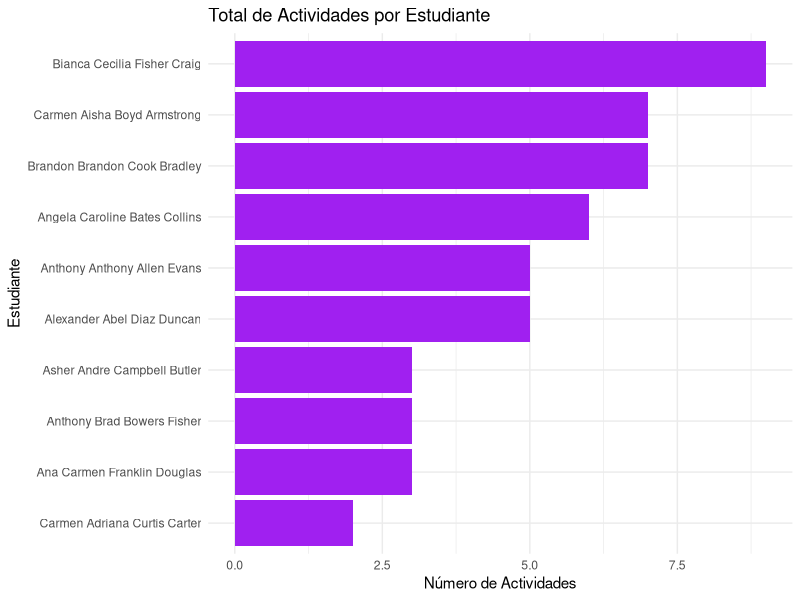

Reproduce this figure in R.
#instalamos los paquetes
install.packages("DBI")
install.packages("dplyr")
install.packages("ggplot2")
install.packages("caret")

#llamamos a los paquetes
library(DBI)
library(dplyr)
library(ggplot2)
library(caret)

nombres_hombres <- c(
  "Aaron", "Abel", "Abraham", "Adam", "Adrian", "Aiden", "Alan", "Albert", "Alec", "Alexander",
  "Alfred", "Andre", "Andres", "Angelo", "Anthony", "Antonio", "Arthur", "Asher", "Austin", "Benjamin",
  "Bernard", "Blake", "Boris", "Brad", "Brandon")

nombres_mujeres <- c(
  "Ada", "Adele", "Adriana", "Aileen", "Aisha", "Alicia", "Amara", "Amelia", "Ana", "Andrea",
  "Angela", "Anna", "Ariana", "Astrid", "Aurora", "Beatrice", "Bella", "Bianca", "Blanca", "Brianna",
  "Camila", "Carla", "Caroline", "Carmen", "Cecilia")

apellidos <- c(
  "Adams", "Allen", "Anderson", "Armstrong", "Baker", "Bates", "Bell", "Bennett", "Benson", "Berg",
  "Black", "Blake", "Bond", "Booth", "Bowers", "Boyd", "Bradley", "Brooks", "Brown", "Bryant",
  "Burke", "Burns", "Butler", "Campbell", "Carter", "Chapman", "Clark", "Collins", "Cook", "Cooper",
  "Cox", "Craig", "Cross", "Curtis", "Davis", "Day", "Dean", "Diaz", "Dixon", "Douglas",
  "Duncan", "Edwards", "Ellis", "Evans", "Fisher", "Fitzgerald", "Foster", "Fox", "Franklin", "Garcia")

actividades_academicas <- c(
  "Taller de Escritura Creativa",
  "Clase Magistral de Matematicas Avanzadas",
  "Seminario de Fisica Cuantica",
  "Curso de Programacion en Python",
  "Conferencia de Inteligencia Artificial",
  "Mesa Redonda sobre Cambio Climatico",
  "Taller de Resolucion de Problemas",
  "Curso de Estadistica Aplicada",
  "Charla sobre Etica Profesional",
  "Laboratorio de Quimica Experimental",
  "Estudio de Caso en Economia",
  "Clinica de Diseno Grafico",
  "Workshop de Emprendimiento",
  "Taller de Oratoria y Debate",
  "Seminario sobre Literatura Clasica",
  "Practicas de Biologia Molecular",
  "Simposio de Ingenieria Civil",
  "Curso de Historia del Arte",
  "Taller de Redaccion Cientifica",
  "Conferencia sobre Energias Renovables"
)

actividades_recreativas <- c(
  "Caminata en la naturaleza",
  "Taller de pintura al oleo",
  "Clase de yoga",
  "Sesion de meditacion guiada",
  "Torneo de videojuegos",
  "Taller de cocina internacional",
  "Cine al aire libre",
  "Maraton de series",
  "Jornada de fotografia",
  "Clase de baile salsa",
  "Taller de ceramica",
  "Busqueda del tesoro",
  "Concurso de karaoke",
  "Clase de defensa personal",
  "Torneo de ajedrez",
  "Sesion de lectura al aire libre",
  "Clases de jardineria",
  "Taller de escritura creativa",
  "Escalada en muro",
  "Torneo de voleibol",
  "Excursion en bicicleta",
  "Dia de juegos de mesa",
  "Taller de origami",
  "Clase de musica con ukelele",
  "Carrera de obstaculos",
  "Dia de picnic comunitario",
  "Taller de maquillaje artistico",
  "Maraton de peliculas",
  "Cata de chocolates",
  "Taller de costura y bordado",
  "Juegos acuaticos",
  "Festival de talentos",
  "Taller de teatro improvisado",
  "Noche de astronomia",
  "Clase de natacion",
  "Taller de bricolaje",
  "Yoga en pareja",
  "Sesion de dibujo al natural",
  "Campeonato de ping pong",
  "Competencia de rompecabezas"
)

actividades_sociales <- c(
  "Cena comunitaria",
  "Reunion de bienvenida",
  "Evento de intercambio cultural",
  "Fiesta tematica de disfraces",
  "Reunion de networking",
  "Cafecito literario",
  "Barbacoa al aire libre",
  "Evento de intercambio de libros",
  "Tarde de bingo",
  "Celebracion de cumpleanos grupal",
  "Taller de voluntariado",
  "Reunion de planificacion de eventos",
  "Fiesta de ano nuevo",
  "Reunion de recaudacion de fondos",
  "Encuentro de antiguos alumnos",
  "Taller de inclusion social",
  "Charla motivacional grupal",
  "Convivencia con juegos de integracion",
  "Fiesta sorpresa de agradecimiento",
  "Mesa redonda sobre liderazgo",
  "Encuentro intergeneracional",
  "Cena de gala",
  "Cafe filosofico",
  "Tarde de cine y conversacion",
  "Mercado de trueque",
  "Encuentro tematico cultural",
  "Jornada de limpieza comunitaria",
  "Campana de donacion de ropa",
  "Fiesta de despedida",
  "Rally de integracion",
  "Festival de danza comunitaria",
  "Feria de emprendimiento social",
  "Encuentro deportivo amistoso",
  "Taller de liderazgo juvenil",
  "Evento de adopcion de mascotas",
  "Fiesta en la playa",
  "Celebracion del dia de la amistad",
  "Jornada de reflexion grupal",
  "Dia de agradecimiento comunitario",
  "Noche de talentos"
)

generadorNombre <- function (nombres, apellidos, tamanoDelVector) {
  n <- tamanoDelVector
  segundoNombre <- sample(nombres, n, replace = T)
  primerNombre <- sample(nombres, n, replace = T)
  segundoApellido <- sample(apellidos, n, replace = T)
  primerApellidos <- sample(apellidos, n, replace = T)
  nombresVacios <- rep("", round(length(nombres)/6))
  fullName <- gsub(" +", " ", paste(primerNombre, segundoNombre, primerApellidos, segundoApellido))
  return(fullName)
}

generadorCorreos <- function(fullName) {
  partes <- strsplit(fullName, " ")[[1]]
  primer_nombre <- partes[1]
  primer_apellido <- partes[length(partes)-1]
  segundo_apellido <- partes[length(partes)]
  correo <- paste0(substr(primer_nombre, 1, 1),
                   primer_apellido,
                   substr(segundo_apellido, 1, 1),
                   "@ipn.mx")
  correo <- tolower(correo)
  return(correo)
}

nombresHombres <- generadorNombre(nombres_hombres, apellidos, 5)
correosMasc <- sapply(nombresHombres, generadorCorreos)
generoMasculino <- rep("Masculino", length(correosMasc))

nombresMujeres <- generadorNombre(nombres_mujeres, apellidos, 5)
correosFem <- sapply(nombresMujeres, generadorCorreos)
generoFemenino <- rep("Femenino", length(correosFem))

dfStudents <- data.frame(
    Nombre = c(nombresHombres, nombresMujeres),
    Genero = c(generoMasculino, generoFemenino),
    Correo = c(correosMasc, correosFem)
  )

dfStudents$Edad <- sample(18:40, size = nrow(dfStudents), replace = T)

actividades <- c(actividades_academicas, actividades_recreativas, actividades_sociales)
dfStudents$Titulo <- sample(actividades, size = nrow(dfStudents), replace = T)

start_date <- as.Date("2024-01-01")
fechas <- seq(from = start_date, by = "year", length.out = nrow(dfStudents))
dfStudents$Fecha <- sample(fechas, size = nrow(dfStudents), replace = T)

#dfStudents$Tipo <- sample(actividades, size = nrow(dfStudents), replace = T)

generarDuracion <- function (fecha){
  anio <- format(fecha, "%y")
  meses <- sample(0:5, 1)
  dias <- sample(0:30, 1)
  fechaInicio <- fecha
  fechaTermino <- fechaInicio + (meses * 30) + dias
  return(paste(fechaInicio, "a", fechaTermino))
}

dfStudents$Duracion <- sapply(dfStudents$Fecha, generarDuracion)

dfStudents$id_estudiantes <- 1:nrow(dfStudents)

View(dfStudents)

dfActividades <- data.frame(
  id_actividad = 1:length(actividades),
  Titulo = actividades,
  Tipo = c(rep("Academica", length(actividades_academicas)),
           rep("Recreativa", length(actividades_recreativas)),
           rep("Social", length(actividades_sociales)))
)

View(dfActividades)

num_interacciones <- 50
dfInteracciones <- data.frame(
  id_estudiantes = sample(dfStudents$id_estudiantes, num_interacciones, replace = T),
  id_actividad = sample(dfActividades$id_actividad, num_interacciones, replace = T),
  Fecha = sample(seq.Date(as.Date("2024-01-01"), as.Date("2024-12-31"), by = "day"), num_interacciones, replace = T)
)

View(dfInteracciones)

#Manipulacion
#Mas de 5 Actividades
estudiantes_actividades <- dfInteracciones %>%
  group_by(id_estudiantes) %>%
  summarise(total_actividades = n()) %>%
  filter(total_actividades > 5)

estudiantes_con_mas_de_5 <- estudiantes_actividades %>%
  inner_join(dfStudents, by = "id_estudiantes") %>%
  select(Nombre, Genero, Correo, total_actividades)
print(estudiantes_con_mas_de_5)

#Actividades populares
dfActividades <- dfActividades %>%
  mutate(Tipo = case_when(
    Titulo %in% actividades_academicas ~ "Academica",
    Titulo %in% actividades_recreativas ~ "Recreativa",
    Titulo %in% actividades_sociales ~ "Social",
    TRUE ~ "Otro"
  ))

actividades_populares <- dfInteracciones %>%
  inner_join(dfActividades, by = "id_actividad") %>%
  group_by(Tipo, Titulo) %>%
  summarise(total_participantes = n(), .groups = "drop") %>%
  arrange(Tipo, desc(total_participantes))

print(actividades_populares)

#porcentaje de estudiantes por genero en cada tipo de actividad
datos_completos <- dfInteracciones %>%
  inner_join(dfStudents, by = "id_estudiantes") %>%
  inner_join(dfActividades, by = "id_actividad")

porcentaje_genero <- datos_completos %>%
  group_by(Tipo, Genero) %>%
  summarise(total = n(), .groups = "drop") %>%
  group_by(Tipo) %>%
  mutate(porcentaje = (total / sum(total)) * 100) %>%
  arrange(Tipo, desc(porcentaje))

print(porcentaje_genero)


#agregar columnas calculadas, como la duracion promedio de actividades por estudiante
#esta calculada la duracion en dias
datos_completos <- datos_completos %>%
  mutate(
    Inicio = as.Date(sub(" a .*", "", Duracion)),
    Termino = as.Date(sub(".* a ", "", Duracion)),
    Duracion_dias = as.numeric(Termino - Inicio) 
  )

duracion_promedio_estudiantes <- datos_completos %>%
  group_by(id_estudiantes) %>%
  summarise(
    Nombre = first(Nombre),
    Duracion_promedio = mean(Duracion_dias, na.rm = TRUE),
    total_actividades = n(),
    .groups = "drop"
  ) %>%
  arrange(desc(Duracion_promedio))

print(duracion_promedio_estudiantes)

#Graficos
ggplot(duracion_promedio_estudiantes, aes(x = reorder(Nombre, total_actividades), y = total_actividades)) +
  geom_bar(stat = "identity", fill = "purple") +
  coord_flip() +
  labs(
    title = "Total de Actividades por Estudiante",
    x = "Estudiante",
    y = "Número de Actividades"
  ) +
  theme_minimal()

#tabla resumen

head(dfInteracciones %>%
       inner_join(dfStudents, by = "id_estudiantes") %>%
       inner_join(dfActividades, by = "id_actividad"))
head(dfActividades)

tabla_resumen <- dfInteracciones %>%
  inner_join(dfStudents, by = "id_estudiantes") %>%
  inner_join(dfActividades, by = "id_actividad") %>%
  group_by(id_estudiantes) %>%
  summarise(
    Nombre = first(Nombre),
    Genero = first(Genero),
    Edad = first(Edad),
    total_actividades = n(),
    recreativas = sum(Tipo == "Recreativa", na.rm = TRUE),
    sociales = sum(Tipo == "Social", na.rm = TRUE),
    academicas = sum(Tipo == "Academica", na.rm = TRUE)
  )

print(tabla_resumen)

#variable objetivo
tabla_resumen <- tabla_resumen %>%
  mutate(
    participa_recreativa = ifelse(recreativas > 0, 1, 0)
  )

table(tabla_resumen$participa_recreativa)
